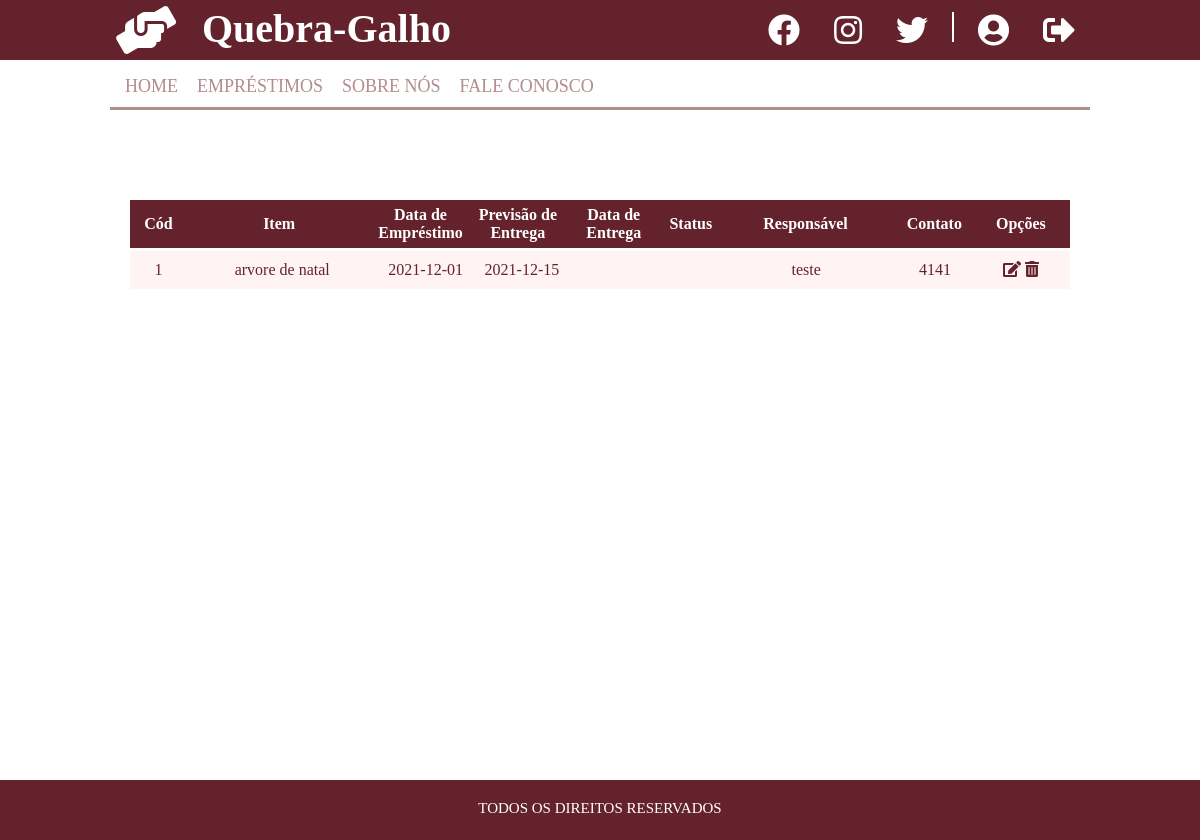
/meusemprestimos.php (signed in), run on the app's committed database.
### tables this page shows
CREATE TABLE `itens` (
  `id_item` int(11) NOT NULL,
  `nome_item` varchar(50) NOT NULL,
  `data_emprestimo` date DEFAULT NULL,
  `data_previsao` date DEFAULT NULL,
  `data_entrega` date DEFAULT NULL,
  `responsavel` varchar(45) NOT NULL,
  `contato` varchar(15) NOT NULL
);

### meusemprestimos.php (the view, shortened to what this page needs)
<?php
    include_once('conexao.php');
    $email_user = $_SESSION['email_user'];
    $sqlSelect = "SELECT * FROM usuarios WHERE email_user = '$email_user'";
    $resultSql = $conexao->query($sqlSelect);
    while($user_data = mysqli_fetch_assoc($resultSql))
    {
    $responsavel = $user_data['nome_user'];
    }
    $sql = "SELECT * FROM itens WHERE responsavel = '$responsavel'";
    $result = $conexao->query($sql);
?>
    <!DOCTYPE html>
    <html lang="pt-br">
    <head>
        <link rel="stylesheet" href="css/home.css">
        <link rel="stylesheet" href="https://use.fontawesome.com/releases/v5.8.2/css/all.css"
>
    </head>
    <body>
            <header class="header">
                <main class="main-header">
                    <div class="header-logo">
                        <a href="index.php">
                            <i class="fas fa-hands-helping fa-3x header-logo"></i>
                        </a>
                    </div>
                    <div class="header-titulo">
                        <a href="index.php">
                        <h1>quebra-galho</h1>
                        </a>
                    </div>
                    <div class="header-perfil">
                        <ul>
                            <a href="construcao.php">
                                <li class="header-icone">
                                    <i class="fab fa-facebook fa-2x"></i>
                                </li>
                            </a>
                            <a href="construcao.php">
                                <li class="header-icone">
                                    <i class="fab fa-instagram fa-2x"></i>
                                </li>
                            </a>
                            <a href="construcao.php">
                                <li class="header-icone">
                                    <i class="fab fa-twitter fa-2x"></i>
                                </li>
                            </a>
                            <li role="separator" class="separador"></li>
                            <a href="construcao.php">
                                <li class="header-icone">
                                    <i class="fas fa-user-circle fa-2x"></i>
                                </li>
                            </a>
                            <a href="sair.php">
                                <li class="header-icone">
                                    <i class="fas fa-sign-out-alt fa-2x"></i>
                                </li>
                            </a>
                        </ul>
                    </div>
                </main>
            </header>
            <main class="main-corpo">
                <div class="corpo-header">
                    <div class="corpo-menu">
                        <ul>
                            <a href="home.php">
                                <li>home</li>
                            </a>
                                <li>empréstimos
                                </li>
                            <a href="construcao.php">
                                <li>sobre nós</li>
                            </a>
                            <a href="construcao.php">
                                <li>fale conosco</li>
                            </a>
                        </ul>
                    </div>
                </div>
                <div class="corpo-tabela">
                    <table class="table">
                        <thead>
                            <tr class="line">
                                <th class="col col1">Cód</th>
                                <th class="col col2">Item</th>
                                <th class="col col3">Data de Empréstimo</th>
                                <th class="col col4">Previsão de Entrega</th>
                                <th class="col col5">Data de Entrega</th>
                                <th class="col col6">Status</th>
                                <th class="col col7">Responsável</th>
                                <th class="col col8">Contato</th>
                                <th class="col col9">Opções</th>
                            </tr>
                        </thead>
                        <tbody>
                        <?php
                            while($user_data = mysqli_fetch_assoc($result)) {
                                echo "<tr class='line'>";
                                echo "<td class='col col1'>".$user_data['id_item']."</td>";
                                echo "<td class='col col2'>".$user_data['nome_item']."</td>";
                                echo "<td class='col col3'>".$user_data['data_emprestimo']."</td>";
                                echo "<td class='col col4'>".$user_data['data_previsao']."</td>";
                                echo "<td class='col col5'>".$user_data['data_entrega']."</td>";
                                echo "<td class='col col6'>".$user_data['data_entrega']."</td>";
                                echo "<td class='col col7'>".$user_data['responsavel']."</td>";
                                echo "<td class='col col8'>".$user_data['contato']."</td>";
                                echo "<td class='col col8'>
                                        <a href='edit-item.php?$user_data[id_item]'>
                                        <i class='fas fa-edit'></i>
                                        </a>
                                        <a href='delete-item.php?$user_data[id_item]'>
                                        <i class='fas fa-trash-alt'></i>
                                        </a>
                                        </td>";
                                echo "</tr>";
                            }
                        ?>
                        </tbody>
                    </table>
                </div>
            </main>
            <footer class="footer">
                <h2>todos os direitos reservados</h2>
            </footer>
    </body>
    </html>

### css/home.css (style rules this page uses)
* { margin: 0; padding: 0; box-sizing: border-box; }
body { width: 100%; height: 100%; }
main { width: 980px; margin: auto; }
.header { background-color: #64232c; width: 100%; height: 60px; }
.main-header a { color: #fff; text-decoration: none; align-items: center; }
.header-logo { float: left; padding: 3px; }
.header-titulo { padding: 5px; display: inline-block; text-transform: capitalize; font-size: 20px; margin-left: 15px; }
.header-perfil { float: right; }
.header-perfil ul li { margin-left: 5px; margin-right: 5px; position: relative; display: inline-block; transition: background-color .5s; }
.header-icone { padding: 10px; border-radius: 10px; color: #fff; }
.separador { height: 30px; width: 1px; margin-top: 12px; background-color: #DDD; border-right: 2px solid #FFF; }
.main-corpo { height: 90vh; width: 980px; }
.corpo-header { width: 980px; height: 50px; background-color: #fff; border-bottom: 3px solid #b38c8e; }
.corpo-menu { width: 700px; float: left; }
.corpo-menu ul li { position:relative; display: inline-block; margin-left: 15px; margin-top: 16px; font-size: 18px; text-transform: uppercase; color: #b38c8e; height: 30px; transition: border-bottom 5ms; }
.corpo-menu ul a { text-decoration: none; }
.footer { background-color: #64232c; width: 100%; height: 60px; color: #fff; text-align: center; }
.footer h2 { padding-top: 20px; font-weight: lighter; text-transform: uppercase; font-size: 15px; }
.corpo-tabela { margin-top: 90px; margin-left: 20px; }
.table { width: 940px; border-collapse: collapse; }
.col { text-align: center; }
.col1, .col6 { width: 60px; }
.col2 { width: 200px; }
.col3, .col4, .col5 { width: 100px; }
.col7 { width: 180px; }
.col8 { width: 90px; }
.col9 { width: 90px; }
.table thead tr { background-color: #64232c; color: #fff; height: 50px; padding-top: 6px; padding-right: 6px; border-bottom: 2px solid #fff; }
.table tbody tr { color: #64232c; background-color: #fff3f4; padding-top: 10px; padding-right: 6px; border-top: 1px solid #fff; border-bottom: 1px solid #fff; transition: background-color .3s; height: 40px; }
.table tbody { display: block; overflow-y: auto; height: 55vh; }
.table tr { display: block; }
tbody tr a { color: #64232c; text-decoration: none; transition: background-color .3s; }

### data on the page
itens: id_item "1", nome_item "arvore de natal", data_emprestimo "2021-12-01", data_previsao "2021-12-15", responsavel "teste", contato "4141"
